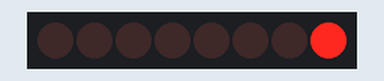
Recording of a sketch running on a simulated Arduino Uno, built with avr-gcc and run on an emulated ATmega328P. Shown: 8 shift-register outputs drawn as a row of LEDs (first output left, lit = HIGH). Wiring (inferred from the names in the program): shift register (74HC595): data pin 9; shift clock pin 8; latch pin 10. Wiring (inferred from the signals the program sends): row of LEDs: on Q0, Q1, Q2, Q3, Q4, Q5, Q6, Q7.

Above: at 0.05 s.
At 0.29 s:
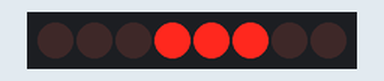
At 0.6 s:
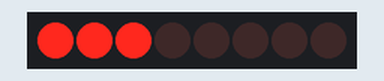
At 1.34 s:
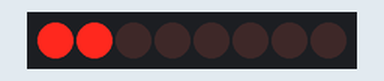
At 1.86 s:
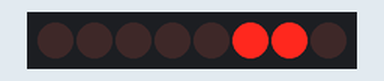
At 3.4 s:
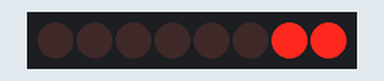
Timing chart, 0 to 3.8 s (numbered marks = the images above):
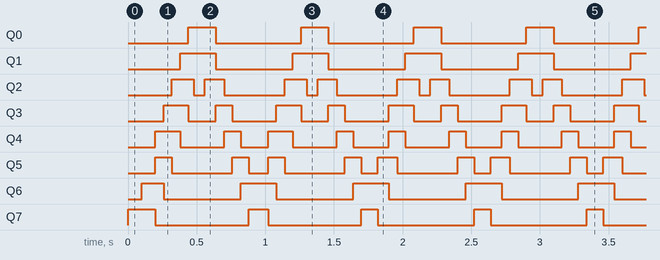

Measured:
- by itself, Q0: alternates HIGH for 0.18 s and LOW for 0.64 s
- by itself, Q1: alternates HIGH for 0.30 s and LOW for 0.52 s
- by itself, Q2–4: moves between LOW and HIGH, repeating every 1.6 s
- by itself, Q5: repeats every 0.82 s: LOW 0.44 s, HIGH 0.12 s, LOW 0.14 s, HIGH 0.12 s
- by itself, Q6: repeats every 0.82 s: LOW 0.56 s, HIGH 0.26 s
- by itself, Q7: repeats every 0.82 s: LOW 0.68 s, HIGH 0.14 s

The sketch:

Code.ino
```cpp
// these pins CAN be non-PWM
const int dataPin  = 9;
const int clockPin = 8;
const int latchPin = 10;

// Scanner Variables
int position = 0; // which led
int direction = 1; // moving left or right

// Brightness levels for trail
byte ledBrightness[8];

// we can increase this to slow down the scanner movement and vice-versa
const int framesPerStep = 16;

void setup() {
  pinMode(dataPin, OUTPUT);
  pinMode(clockPin, OUTPUT);
  pinMode(latchPin, OUTPUT);
}

void loop() {

  // 1. Calculate the new frame
  // Frame is one complete visual state of all LEDs at a particular moment

  // Fade all 8 LEDs to create trailing(moving) effect
  for (int i = 0; i < 8; i++) {

    // Right shifting by 2 (>> 2) divides the value by 4.
    ledBrightness[i] >>= 2;

    // HARD CUTOFF: if led gets too dim turn it completely off.
    if (ledBrightness[i] < 15) {
      ledBrightness[i] = 0;
    }

  }

  // Set current LED to full brightness
  ledBrightness[position] = 255;

  // 2. Render the frame (Software PWM)
  for (int frame = 0; frame < framesPerStep; frame++) {

    for (int pwm = 0; pwm < 255; pwm += 15) {

      byte output = 0; // group of LEDs that should be ON right now

      for (int i = 0; i < 8; i++) {
        if (ledBrightness[i] > pwm) {
          // Shift a '1' left by 'i' positions, and OR it with the output byte.
          output |= (1 << i);
        }
      }

      sendToShiftRegister(output);
      delayMicroseconds(100);
    }
  }

  // 3. Move scanner for the next loop iteration
  position += direction;

  // Reverse at ends
  if (position >= 7) {
    position = 7;
    direction = -1;
  } else if (position <= 0) {
    position = 0;
    direction = 1;
  }
}

// Send Data to 74HC595
void sendToShiftRegister(byte data) {
  digitalWrite(latchPin, LOW);
  shiftOut(dataPin, clockPin, LSBFIRST, data);
  digitalWrite(latchPin, HIGH);
}
```
